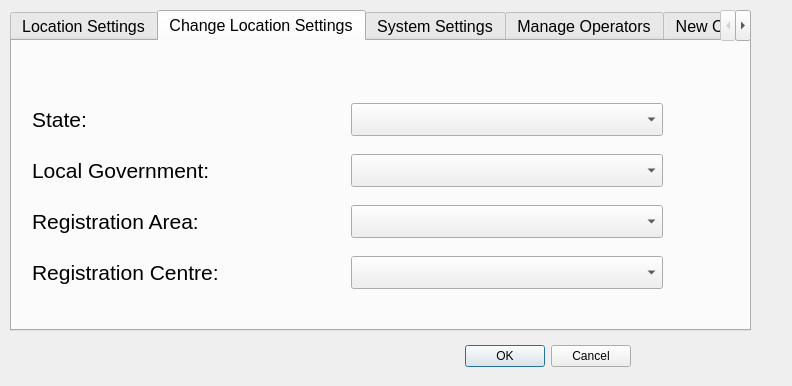
<?xml version="1.0" encoding="UTF-8"?>
<ui version="4.0">
 <class>ControlPanel</class>
 <widget class="QDialog" name="ControlPanel">
  <property name="geometry">
   <rect>
    <x>0</x>
    <y>0</y>
    <width>792</width>
    <height>386</height>
   </rect>
  </property>
  <property name="windowTitle">
   <string>Administrator ControlPanel</string>
  </property>
  <property name="windowOpacity">
   <double>1.000000000000000</double>
  </property>
  <widget class="QDialogButtonBox" name="buttonBox">
   <property name="geometry">
    <rect>
     <x>290</x>
     <y>340</y>
     <width>341</width>
     <height>32</height>
    </rect>
   </property>
   <property name="orientation">
    <enum>Qt::Horizontal</enum>
   </property>
   <property name="standardButtons">
    <set>QDialogButtonBox::Cancel|QDialogButtonBox::Ok</set>
   </property>
  </widget>
  <widget class="QTabWidget" name="tabWidget">
   <property name="enabled">
    <bool>true</bool>
   </property>
   <property name="geometry">
    <rect>
     <x>10</x>
     <y>10</y>
     <width>741</width>
     <height>321</height>
    </rect>
   </property>
   <property name="font">
    <font>
     <family>Arial</family>
     <pointsize>12</pointsize>
    </font>
   </property>
   <property name="tabPosition">
    <enum>QTabWidget::North</enum>
   </property>
   <property name="tabShape">
    <enum>QTabWidget::Rounded</enum>
   </property>
   <property name="currentIndex">
    <number>1</number>
   </property>
   <property name="elideMode">
    <enum>Qt::ElideNone</enum>
   </property>
   <property name="tabsClosable">
    <bool>false</bool>
   </property>
   <property name="movable">
    <bool>false</bool>
   </property>
   <widget class="QWidget" name="tab_3">
    <attribute name="title">
     <string>Location Settings</string>
    </attribute>
    <widget class="QWidget" name="layoutWidget_2">
     <property name="geometry">
      <rect>
       <x>30</x>
       <y>50</y>
       <width>631</width>
       <height>211</height>
      </rect>
     </property>
     <layout class="QGridLayout" name="gridLayout_2">
      <item row="0" column="0">
       <widget class="QLabel" name="label_5">
        <property name="font">
         <font>
          <family>Arial</family>
          <pointsize>16</pointsize>
         </font>
        </property>
        <property name="text">
         <string>State:</string>
        </property>
       </widget>
      </item>
      <item row="1" column="0">
       <widget class="QLabel" name="label_6">
        <property name="font">
         <font>
          <family>Arial</family>
          <pointsize>16</pointsize>
         </font>
        </property>
        <property name="text">
         <string>Local Government:</string>
        </property>
       </widget>
      </item>
      <item row="2" column="0">
       <widget class="QLabel" name="label_7">
        <property name="font">
         <font>
          <family>Arial</family>
          <pointsize>16</pointsize>
         </font>
        </property>
        <property name="text">
         <string>Registration Area:</string>
        </property>
       </widget>
      </item>
      <item row="3" column="0">
       <widget class="QLabel" name="label_8">
        <property name="font">
         <font>
          <family>Arial</family>
          <pointsize>16</pointsize>
         </font>
        </property>
        <property name="text">
         <string>Registration Centre:</string>
        </property>
       </widget>
      </item>
      <item row="0" column="1">
       <widget class="QLabel" name="lblCurrentState">
        <property name="font">
         <font>
          <pointsize>16</pointsize>
         </font>
        </property>
        <property name="text">
         <string/>
        </property>
       </widget>
      </item>
      <item row="1" column="1">
       <widget class="QLabel" name="lblCurrentLga">
        <property name="font">
         <font>
          <pointsize>16</pointsize>
         </font>
        </property>
        <property name="text">
         <string/>
        </property>
       </widget>
      </item>
      <item row="2" column="1">
       <widget class="QLabel" name="lblCurrentRa">
        <property name="font">
         <font>
          <pointsize>16</pointsize>
         </font>
        </property>
        <property name="text">
         <string/>
        </property>
       </widget>
      </item>
      <item row="3" column="1">
       <widget class="QLabel" name="lblCurrentPu">
        <property name="font">
         <font>
          <pointsize>16</pointsize>
         </font>
        </property>
        <property name="text">
         <string/>
        </property>
       </widget>
      </item>
     </layout>
    </widget>
   </widget>
   <widget class="QWidget" name="tab">
    <attribute name="title">
     <string>Change Location Settings</string>
    </attribute>
    <widget class="QWidget" name="layoutWidget">
     <property name="geometry">
      <rect>
       <x>20</x>
       <y>50</y>
       <width>631</width>
       <height>211</height>
      </rect>
     </property>
     <layout class="QGridLayout" name="gridLayout">
      <item row="0" column="0">
       <widget class="QLabel" name="label">
        <property name="font">
         <font>
          <family>Arial</family>
          <pointsize>16</pointsize>
         </font>
        </property>
        <property name="text">
         <string>State:</string>
        </property>
       </widget>
      </item>
      <item row="0" column="1">
       <widget class="QComboBox" name="inpState">
        <property name="font">
         <font>
          <family>Arial</family>
          <pointsize>16</pointsize>
         </font>
        </property>
       </widget>
      </item>
      <item row="1" column="0">
       <widget class="QLabel" name="label_2">
        <property name="font">
         <font>
          <family>Arial</family>
          <pointsize>16</pointsize>
         </font>
        </property>
        <property name="text">
         <string>Local Government:</string>
        </property>
       </widget>
      </item>
      <item row="1" column="1">
       <widget class="QComboBox" name="inpLga">
        <property name="font">
         <font>
          <family>Arial</family>
          <pointsize>16</pointsize>
         </font>
        </property>
       </widget>
      </item>
      <item row="2" column="0">
       <widget class="QLabel" name="label_3">
        <property name="font">
         <font>
          <family>Arial</family>
          <pointsize>16</pointsize>
         </font>
        </property>
        <property name="text">
         <string>Registration Area:</string>
        </property>
       </widget>
      </item>
      <item row="2" column="1">
       <widget class="QComboBox" name="inpRa">
        <property name="font">
         <font>
          <family>Arial</family>
          <pointsize>16</pointsize>
         </font>
        </property>
       </widget>
      </item>
      <item row="3" column="0">
       <widget class="QLabel" name="label_4">
        <property name="font">
         <font>
          <family>Arial</family>
          <pointsize>16</pointsize>
         </font>
        </property>
        <property name="text">
         <string>Registration Centre:</string>
        </property>
       </widget>
      </item>
      <item row="3" column="1">
       <widget class="QComboBox" name="inpPu">
        <property name="font">
         <font>
          <family>Arial</family>
          <pointsize>16</pointsize>
         </font>
        </property>
       </widget>
      </item>
     </layout>
    </widget>
   </widget>
   <widget class="QWidget" name="tab_2">
    <attribute name="title">
     <string>System Settings</string>
    </attribute>
    <widget class="QLabel" name="label_11">
     <property name="geometry">
      <rect>
       <x>20</x>
       <y>140</y>
       <width>291</width>
       <height>48</height>
      </rect>
     </property>
     <property name="font">
      <font>
       <family>Arial</family>
       <pointsize>12</pointsize>
      </font>
     </property>
     <property name="text">
      <string>System Information</string>
     </property>
    </widget>
    <widget class="QTextEdit" name="systemInfo">
     <property name="geometry">
      <rect>
       <x>20</x>
       <y>180</y>
       <width>561</width>
       <height>84</height>
      </rect>
     </property>
     <property name="readOnly">
      <bool>true</bool>
     </property>
    </widget>
    <widget class="QLabel" name="label_12">
     <property name="geometry">
      <rect>
       <x>80</x>
       <y>20</y>
       <width>227</width>
       <height>33</height>
      </rect>
     </property>
     <property name="font">
      <font>
       <family>Arial</family>
       <pointsize>12</pointsize>
      </font>
     </property>
     <property name="text">
      <string/>
     </property>
    </widget>
    <widget class="QWidget" name="layoutWidget">
     <property name="geometry">
      <rect>
       <x>60</x>
       <y>30</y>
       <width>461</width>
       <height>107</height>
      </rect>
     </property>
     <layout class="QGridLayout" name="gridLayout_3">
      <item row="0" column="0">
       <widget class="QLabel" name="label_10">
        <property name="font">
         <font>
          <family>Arial</family>
          <pointsize>12</pointsize>
         </font>
        </property>
        <property name="text">
         <string>Address Format</string>
        </property>
       </widget>
      </item>
      <item row="0" column="1">
       <widget class="QComboBox" name="addressFormat"/>
      </item>
      <item row="1" column="0" rowspan="2" colspan="2">
       <widget class="QLabel" name="label_9">
        <property name="font">
         <font>
          <family>Arial</family>
          <pointsize>12</pointsize>
         </font>
        </property>
        <property name="text">
         <string>Fingerprint Reader Sensitivity</string>
        </property>
       </widget>
      </item>
      <item row="2" column="1">
       <widget class="QComboBox" name="fpSensitivity"/>
      </item>
      <item row="3" column="1">
       <widget class="QPushButton" name="updateSettingsButton">
        <property name="text">
         <string>Update</string>
        </property>
       </widget>
      </item>
     </layout>
    </widget>
   </widget>
   <widget class="QWidget" name="tab_4">
    <attribute name="title">
     <string>Manage Operators</string>
    </attribute>
    <widget class="QWidget" name="layoutWidget_3">
     <property name="geometry">
      <rect>
       <x>11</x>
       <y>50</y>
       <width>461</width>
       <height>221</height>
      </rect>
     </property>
     <layout class="QGridLayout" name="gridLayout_4">
      <item row="0" column="0">
       <widget class="QLabel" name="lblRegCode_4">
        <property name="font">
         <font>
          <family>Arial</family>
          <pointsize>14</pointsize>
         </font>
        </property>
        <property name="text">
         <string>Access Code:</string>
        </property>
       </widget>
      </item>
      <item row="0" column="1">
       <widget class="QLineEdit" name="inpCurAccessCode">
        <property name="enabled">
         <bool>false</bool>
        </property>
        <property name="font">
         <font>
          <family>Arial</family>
          <pointsize>14</pointsize>
         </font>
        </property>
        <property name="echoMode">
         <enum>QLineEdit::Password</enum>
        </property>
        <property name="readOnly">
         <bool>true</bool>
        </property>
       </widget>
      </item>
      <item row="1" column="0">
       <widget class="QLabel" name="lblRegCode_3">
        <property name="font">
         <font>
          <family>Arial</family>
          <pointsize>14</pointsize>
         </font>
        </property>
        <property name="text">
         <string>Account Status:</string>
        </property>
       </widget>
      </item>
      <item row="1" column="1">
       <widget class="QComboBox" name="inpAccountStatus">
        <property name="font">
         <font>
          <family>Arial</family>
          <pointsize>14</pointsize>
         </font>
        </property>
        <item>
         <property name="text">
          <string>Disabled</string>
         </property>
        </item>
        <item>
         <property name="text">
          <string>Enabled</string>
         </property>
        </item>
       </widget>
      </item>
      <item row="2" column="0">
       <widget class="QLabel" name="lblFirstName_2">
        <property name="font">
         <font>
          <family>Arial</family>
          <pointsize>14</pointsize>
         </font>
        </property>
        <property name="text">
         <string>First Name:</string>
        </property>
       </widget>
      </item>
      <item row="2" column="1">
       <widget class="QLineEdit" name="inpUFirstName">
        <property name="font">
         <font>
          <family>Arial</family>
          <pointsize>14</pointsize>
         </font>
        </property>
        <property name="text">
         <string/>
        </property>
       </widget>
      </item>
      <item row="3" column="0">
       <widget class="QLabel" name="lblLastName_2">
        <property name="font">
         <font>
          <family>Arial</family>
          <pointsize>14</pointsize>
         </font>
        </property>
        <property name="text">
         <string>Last Name:</string>
        </property>
       </widget>
      </item>
      <item row="3" column="1">
       <widget class="QLineEdit" name="inpULastName">
        <property name="font">
         <font>
          <family>Arial</family>
          <pointsize>14</pointsize>
         </font>
        </property>
        <property name="text">
         <string/>
        </property>
       </widget>
      </item>
      <item row="4" column="1">
       <widget class="QPushButton" name="btnUpdateDetails">
        <property name="enabled">
         <bool>false</bool>
        </property>
        <property name="text">
         <string>Update Details</string>
        </property>
       </widget>
      </item>
     </layout>
    </widget>
    <widget class="QPushButton" name="selectOperator">
     <property name="geometry">
      <rect>
       <x>270</x>
       <y>10</y>
       <width>111</width>
       <height>31</height>
      </rect>
     </property>
     <property name="text">
      <string>Select</string>
     </property>
    </widget>
    <widget class="QComboBox" name="inpOperator">
     <property name="geometry">
      <rect>
       <x>10</x>
       <y>10</y>
       <width>251</width>
       <height>31</height>
      </rect>
     </property>
     <property name="font">
      <font>
       <family>Arial</family>
       <pointsize>14</pointsize>
      </font>
     </property>
    </widget>
    <widget class="QLabel" name="label_14">
     <property name="geometry">
      <rect>
       <x>500</x>
       <y>60</y>
       <width>231</width>
       <height>51</height>
      </rect>
     </property>
     <property name="font">
      <font>
       <pointsize>10</pointsize>
      </font>
     </property>
     <property name="text">
      <string>TIP: Remember to click on 
&quot;Update Details&quot; to save any changes</string>
     </property>
     <property name="alignment">
      <set>Qt::AlignLeading|Qt::AlignLeft|Qt::AlignTop</set>
     </property>
    </widget>
   </widget>
   <widget class="QWidget" name="tab_5">
    <attribute name="title">
     <string>New Operator</string>
    </attribute>
    <widget class="QWidget" name="layoutWidget_4">
     <property name="geometry">
      <rect>
       <x>50</x>
       <y>40</y>
       <width>351</width>
       <height>230</height>
      </rect>
     </property>
     <layout class="QGridLayout" name="gridLayout_5">
      <item row="0" column="0">
       <widget class="QLabel" name="lblRegCode">
        <property name="font">
         <font>
          <family>Arial</family>
          <pointsize>14</pointsize>
         </font>
        </property>
        <property name="text">
         <string>Access Code:</string>
        </property>
       </widget>
      </item>
      <item row="0" column="1">
       <widget class="QLineEdit" name="inpAccessCode">
        <property name="font">
         <font>
          <family>Arial</family>
          <pointsize>14</pointsize>
         </font>
        </property>
        <property name="text">
         <string/>
        </property>
        <property name="echoMode">
         <enum>QLineEdit::Password</enum>
        </property>
       </widget>
      </item>
      <item row="1" column="0">
       <widget class="QLabel" name="lblRegCode_2">
        <property name="font">
         <font>
          <family>Arial</family>
          <pointsize>14</pointsize>
         </font>
        </property>
        <property name="text">
         <string>Confirm Code:</string>
        </property>
       </widget>
      </item>
      <item row="1" column="1">
       <widget class="QLineEdit" name="inpAccessCodeConfirm">
        <property name="font">
         <font>
          <family>Arial</family>
          <pointsize>14</pointsize>
         </font>
        </property>
        <property name="text">
         <string/>
        </property>
        <property name="echoMode">
         <enum>QLineEdit::Password</enum>
        </property>
       </widget>
      </item>
      <item row="2" column="0">
       <widget class="QLabel" name="lblFirstName">
        <property name="font">
         <font>
          <family>Arial</family>
          <pointsize>14</pointsize>
         </font>
        </property>
        <property name="text">
         <string>First Name:</string>
        </property>
       </widget>
      </item>
      <item row="2" column="1">
       <widget class="QLineEdit" name="inpFirstName">
        <property name="font">
         <font>
          <family>Arial</family>
          <pointsize>14</pointsize>
         </font>
        </property>
        <property name="text">
         <string/>
        </property>
       </widget>
      </item>
      <item row="3" column="0">
       <widget class="QLabel" name="lblLastName">
        <property name="font">
         <font>
          <family>Arial</family>
          <pointsize>14</pointsize>
         </font>
        </property>
        <property name="text">
         <string>Last Name:</string>
        </property>
       </widget>
      </item>
      <item row="3" column="1">
       <widget class="QLineEdit" name="inpLastName">
        <property name="font">
         <font>
          <family>Arial</family>
          <pointsize>14</pointsize>
         </font>
        </property>
        <property name="text">
         <string/>
        </property>
       </widget>
      </item>
      <item row="4" column="1">
       <widget class="QPushButton" name="btnRegister">
        <property name="text">
         <string>Register</string>
        </property>
       </widget>
      </item>
     </layout>
    </widget>
    <widget class="QLabel" name="label_13">
     <property name="geometry">
      <rect>
       <x>50</x>
       <y>10</y>
       <width>551</width>
       <height>31</height>
      </rect>
     </property>
     <property name="font">
      <font>
       <family>Arial</family>
       <pointsize>14</pointsize>
      </font>
     </property>
     <property name="text">
      <string>Please enter the Access Code assigned to this operator</string>
     </property>
     <property name="alignment">
      <set>Qt::AlignLeading|Qt::AlignLeft|Qt::AlignTop</set>
     </property>
    </widget>
   </widget>
  </widget>
 </widget>
 <resources/>
 <connections>
  <connection>
   <sender>buttonBox</sender>
   <signal>accepted()</signal>
   <receiver>ControlPanel</receiver>
   <slot>accept()</slot>
   <hints>
    <hint type="sourcelabel">
     <x>248</x>
     <y>254</y>
    </hint>
    <hint type="destinationlabel">
     <x>157</x>
     <y>274</y>
    </hint>
   </hints>
  </connection>
  <connection>
   <sender>buttonBox</sender>
   <signal>rejected()</signal>
   <receiver>ControlPanel</receiver>
   <slot>reject()</slot>
   <hints>
    <hint type="sourcelabel">
     <x>316</x>
     <y>260</y>
    </hint>
    <hint type="destinationlabel">
     <x>286</x>
     <y>274</y>
    </hint>
   </hints>
  </connection>
 </connections>
</ui>
